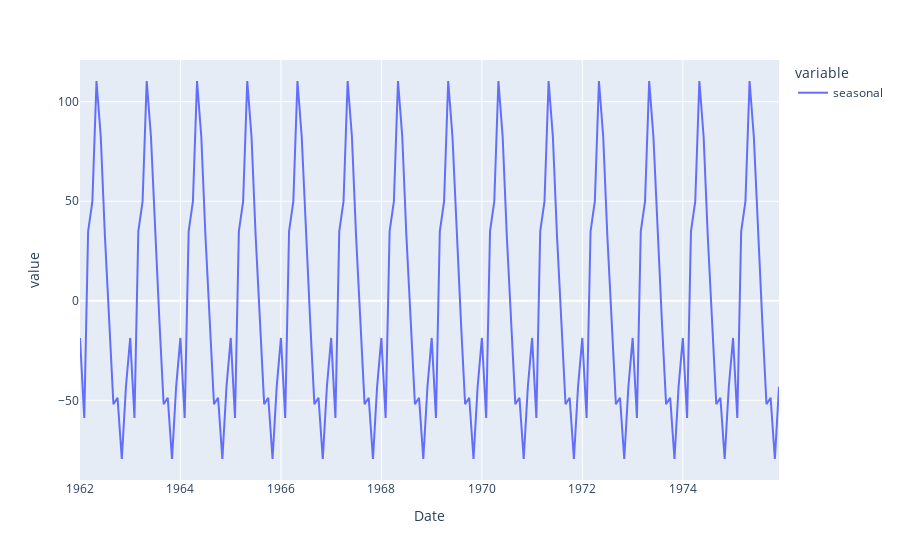

Source (notebook cell):
### Code cell
plt.plot(result.seasonal, kind="line")

### Figure 1 — Plotly figure (JSON) as saved in the notebook; plotly's stock layout.template omitted (floating-point values rounded to 4 significant figures; data arrays with more than 128 entries replaced by an {"elided": "..."} marker saying what was removed)
{"data": [{"hovertemplate": "variable=seasonal<br>Date=%{x}<br>value=%{y}<extra></extra>", "legendgroup": "seasonal", "line": {"color": "#636efa", "dash": "solid"}, "marker": {"symbol": "circle"}, "mode": "lines", "name": "seasonal", "orientation": "v", "showlegend": true, "type": "scatter", "x": {"elided": "168 str values"}, "xaxis": "x", "y": {"elided": "168 float values"}, "yaxis": "y"}], "layout": {"legend": {"title": {"text": "variable"}, "tracegroupgap": 0}, "margin": {"t": 60}, "xaxis": {"anchor": "y", "domain": [0, 1], "title": {"text": "Date"}}, "yaxis": {"anchor": "x", "domain": [0, 1], "title": {"text": "value"}}}}
